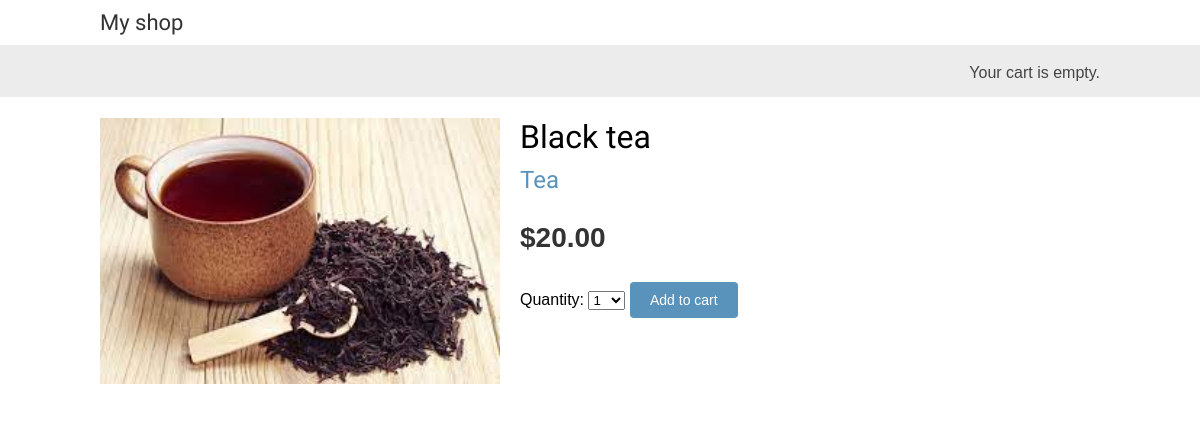
Screenshot of /4/black-tea/ with the database file from the repository.
### shop/models.py (models this page shows, shortened)
class Product(models.Model):
    category = models.ForeignKey(Category,
                                on_delete=models.CASCADE,
                                related_name='products')
    name = models.CharField(max_length=200)
    slug = models.SlugField(max_length=200)
    image = models.ImageField(upload_to='products/%Y/%m/%d', blank=True)
    description = models.TextField(blank=True)
    price = models.DecimalField(max_digits=10, decimal_places=2)
    available = models.BooleanField(default=True)
    created = models.DateTimeField(auto_now_add=True)
    updated = models.DateTimeField(auto_now=True)
    class Meta:
        ordering = ['name']
        indexes = [
            models.Index(fields=['id', 'slug']),
            models.Index(fields=['name']),
            models.Index(fields=['-created']),
        ]

class Category(models.Model):
    name = models.CharField(max_length=200)
    slug = models.SlugField(max_length=200, unique=True)
    class Meta:
        ordering = ['name']
        indexes = [
            models.Index(fields=['name']),
        ]
        verbose_name = 'category'
        verbose_name_plural = 'categories'
    def __str__(self):
        return self.name
    def get_absolute_url(self):
        return reverse('shop:product_list_by_category', args=[self.slug])

### shop/views.py (the view)
# urls.py: path('<int:id>/<slug:slug>/', views.product_detail, name='product_detail'),
def product_detail(request, id, slug):
    product = get_object_or_404(Product,
                                id=id,
                                slug=slug,
                                available=True)
    cart_product_form = CartAddProductForm()
    r = Recommender()
    recommended_products = r.suggest_products_for([product], 4)
    return render(request, 'shop/product/detail.html',
                    {
                        'product': product,
                        'cart_product_form': cart_product_form,
                        'recommended_products': recommended_products
                    })

### cart/forms.py
class CartAddProductForm(forms.Form):
    quantity = forms.TypedChoiceField(
        choices=PRODUCT_QUANTITY_CHOICES,
        coerce=int  #to convert the input to an integer
    )
    override = forms.BooleanField(required=False, initial=False, widget=forms.HiddenInput)  #added to an existing qty in d cart

### cart/cart.py (called while the page is built)
    def __len__(self):
        return sum(item['quantity'] for item in self.cart.values())

### cart/context_processors.py (called while the page is built)
def cart(request):
    return {'cart': Cart(request)}

### shop/recommender.py (called while the page is built, shortened)
    def get_product_key(self, id):  # build the redis key for the sorted set
        return f'product:{id}:purchased_with'

    def suggest_products_for(self, products, max_results=6):
        product_ids = [p.id for p in products]
        if len(products) == 1:
            suggestions = r.zrange(
                self.get_product_key(product_ids[0]), 0, -1, desc=True
            )[:max_results]

### shop/templates/shop/product/detail.html (shortened to what this page needs)
{% extends 'shop/base.html' %}
{% load static %}
{% block content %}
    <div class="product-detail">
        <img src="{% if product.image %}{{ product.image.url }}{% else %}
            {% static 'img/no_image.png' %}{% endif %}" alt="">
        <h1>{{ product.name }}</h1>
        <h2>
            <a href="{{ product.category.get_absolute_url }}">{{ product.category }}</a>
        </h2>
        <p class="price">${{ product.price }}</p>
        <form action="{% url 'cart:cart_add' product.id %}" method="post">
            {{ cart_product_form }}
            <input type="submit" value="Add to cart">
        </form>
    </div>
{% endblock %}

### shop/static/css/base.css (style rules this page uses)
body { margin:0; padding:0; font-family:helvetica, sans-serif; }
h1, h2, h3, h4, h5 , h6 { font-family: 'Ubuntu', sans-serif; font-weight:normal; }
a { text-decoration:none; color:#5993bb; }
a.button, input[type="submit"] { color:#fff; background:#5993bb; border-radius:4px; padding:10px 20px; font-size:14px; border:0; }
.product-detail { text-align:justify; }
.product-detail .price { color:#333; font-size:28px; font-weight:bold; }
.product-detail img { width:40%; float:left; padding:0 20px 20px 0; }
.product-detail h1 { margin-bottom:0; }
.product-detail h2 { margin-top:10px; }

### rows the page displays
Product: image (picture), name "Black tea", category "Tea", price "20.00"
